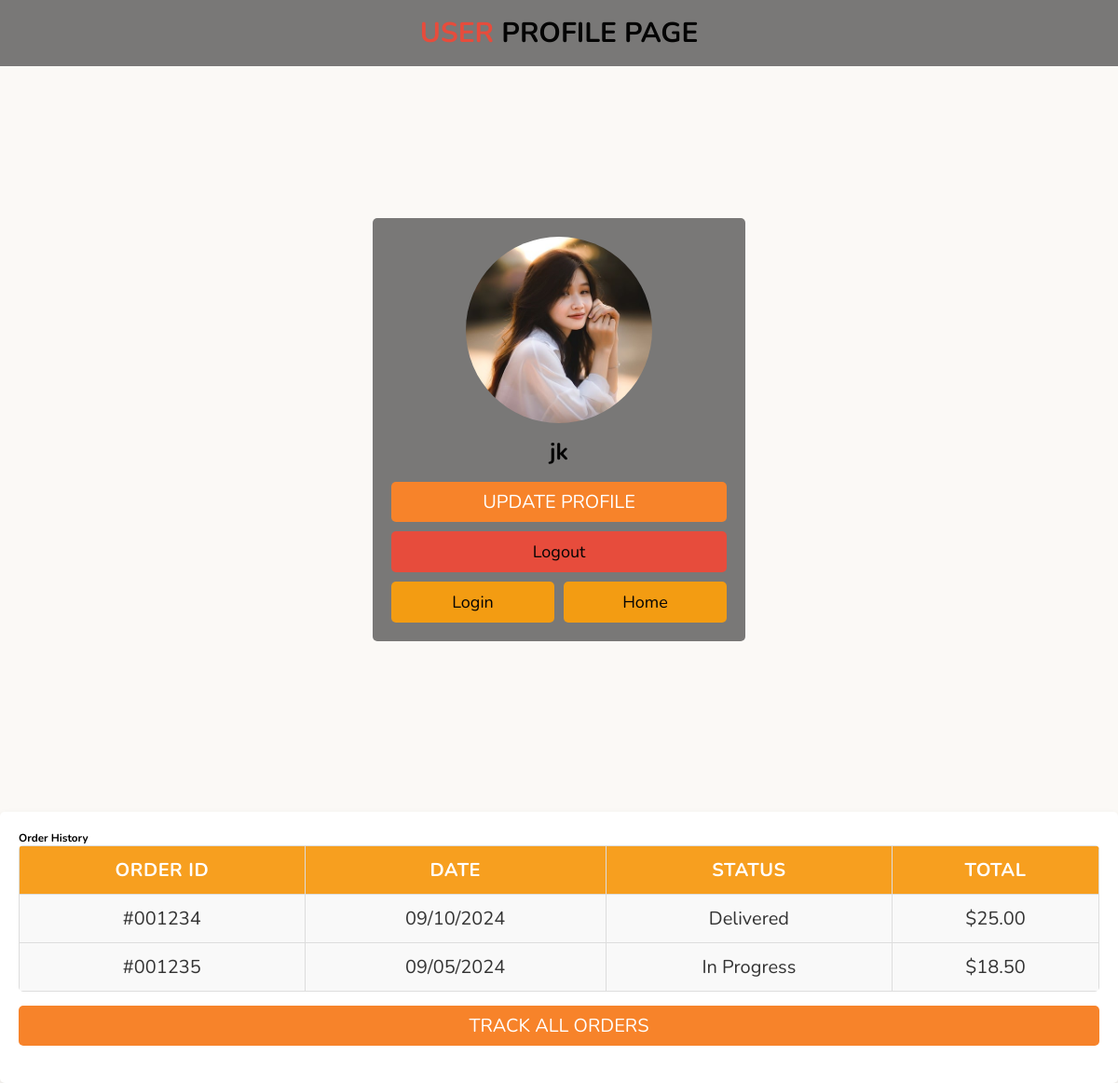
Screenshot of /admin/user_page.php (signed in) with the database file from the repository.
### tables this page shows
CREATE TABLE `user` (
  `userID` int(50) NOT NULL,
  `username` varchar(50) NOT NULL,
  `password` varchar(255) NOT NULL,
  `address` varchar(50) NOT NULL,
  `email` varchar(50) NOT NULL,
  `orders` varchar(50) NOT NULL,
  `user_type` varchar(20) NOT NULL DEFAULT 'user',
  `image` varchar(100) NOT NULL
);

### admin/user_page.php (the view, shortened to what this page needs)
<?php
include 'config.php';
$user_id = $_SESSION['user_id'];
?>
<!DOCTYPE html>
<html lang="en">
<head>
   <link rel="stylesheet" href="https://cdnjs.cloudflare.com/ajax/libs/font-awesome/6.1.1/css/all.min.css">
   <link rel="stylesheet" href="css/style.css">
   <link rel="stylesheet" href="css/user.css">
</head>
<body>
<h1 class="title"> <span>User</span> Profile Page </h1>
<section class="profile-container">
   <?php
      $select_profile = $conn->prepare("SELECT * FROM `user` WHERE userID = ?");
      $select_profile->execute([$user_id]);
      $fetch_profile = $select_profile->fetch(PDO::FETCH_ASSOC);
   ?>
   <div class="profile">
      <img src="uploaded_img/<?= $fetch_profile['image']; ?>" alt="">
      <h3><?= $fetch_profile['username']; ?></h3>
      <a href="user_profile_update.php" class="btn">Update Profile</a>
      <a href="logout.php" class="delete-btn">Logout</a>
      <div class="flex-btn">
         <a href="login.php" class="option-btn">Login</a>
         <a href="../index.html" class="option-btn"> Home</a>
      </div>
   </div>
</section>
<section class="my-account">
    <div class="container">
        <div class="order-history">
            <h3>Order History</h3>
            <table>
                <thead>
                    <tr>
                        <th>Order ID</th>
                        <th>Date</th>
                        <th>Status</th>
                        <th>Total</th>
                    </tr>
                </thead>
                <tbody>
                    <tr>
                        <td>#001234</td>
                        <td>09/10/2024</td>
                        <td>Delivered</td>
                        <td>$25.00</td>
                    </tr>
                    <tr>
                        <td>#001235</td>
                        <td>09/05/2024</td>
                        <td>In Progress</td>
                        <td>$18.50</td>
                    </tr>
                </tbody>
            </table>
            <button class="btn">Track All Orders</button>
        </div>
    </div>
</section>
</body>
</html>

### admin/css/style.css (style rules this page uses)
:root { --blue:#cf8122; --orange:#f39c12; --red:#e74c3c; --white:#040404; --light-color:#f5efef; --black:#797877; --light-bg:#fbf9f6; }
* { font-family: 'Nunito', sans-serif; margin:0; padding:0; box-sizing: border-box; outline: none; border:none; text-decoration: none; }
html { font-size: 62.5%; overflow-x: hidden; background-color: var(--light-bg); }
.title { padding:1.5rem 1rem; text-align: center; background-color: var(--black); font-size: 3rem; text-transform: uppercase; color:var(--white); }
.title span { color:var(--red); }
.btn, .delete-btn, .option-btn { display: block; width: 100%; border-radius: .5rem; color:var(--white); font-size: 1.8rem; cursor: pointer; padding:1rem 3rem; text-transform: capitalize; text-align: center; margin-top: 1rem; }
.btn { background-color: var(--blue); }
.delete-btn { background-color: var(--red); }
.option-btn { background-color: var(--orange); }
.flex-btn { display: flex; flex-wrap: wrap; gap:1rem; }
.flex-btn > * { flex:1; }
.profile-container { display: flex; align-items: center; justify-content: center; padding:2rem; min-height: 100vh; }
.profile-container .profile { width: 40rem; border-radius: .5rem; background-color: var(--black); padding:2rem; text-align: center; }
.profile-container .profile img { height: 20rem; width: 20rem; border-radius: 50%; object-fit: cover; margin-bottom: .5rem; }
.profile-container .profile h3 { font-size: 2.5rem; padding:.5rem 0; color:var(--white); }

### admin/css/user.css (style rules this page uses)
.my-account { background-color: white; padding: 2rem; border-radius: 0.5rem; box-shadow: 0 4px 8px rgba(0, 0, 0, 0.1); max-width: 1200px; margin: 0 auto; }
.profile, .order-history, .account-settings { margin-bottom: 2rem; }
table { width: 100%; border-collapse: collapse; margin-bottom: 1.5rem; font-size: 2rem; border-radius: 0.5rem; overflow: hidden; }
table th, table td { padding: 1.2rem; border: 1px solid #ddd; text-align: center; }
table th { background-color: #F79F1F; color: white; text-transform: uppercase; font-weight: bold; letter-spacing: 0.05rem; }
table td { background-color: #f9f9f9; color: #333; }
.btn { padding: 0.8rem 2rem; background-color: #f7832a; color: white; border: none; border-radius: 0.5rem; cursor: pointer; font-size: 2rem; text-transform: uppercase; }

### rows the page displays
user: image (picture), username "jk"
